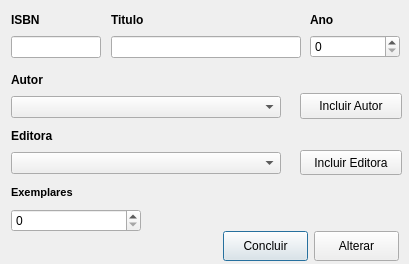
<?xml version="1.0" encoding="UTF-8"?>
<ui version="4.0">
 <class>frmCad_Livro</class>
 <widget class="QDialog" name="frmCad_Livro">
  <property name="geometry">
   <rect>
    <x>0</x>
    <y>0</y>
    <width>409</width>
    <height>264</height>
   </rect>
  </property>
  <property name="windowTitle">
   <string>Livro</string>
  </property>
  <widget class="QPushButton" name="concluirPushButton">
   <property name="geometry">
    <rect>
     <x>223</x>
     <y>231</y>
     <width>85</width>
     <height>30</height>
    </rect>
   </property>
   <property name="text">
    <string>Concluir</string>
   </property>
  </widget>
  <widget class="QPushButton" name="alterarPushButton">
   <property name="geometry">
    <rect>
     <x>314</x>
     <y>231</y>
     <width>85</width>
     <height>30</height>
    </rect>
   </property>
   <property name="text">
    <string>Alterar</string>
   </property>
  </widget>
  <widget class="QWidget" name="layoutWidget">
   <property name="geometry">
    <rect>
     <x>11</x>
     <y>10</y>
     <width>90</width>
     <height>48</height>
    </rect>
   </property>
   <layout class="QVBoxLayout" name="verticalLayout">
    <item>
     <widget class="QLabel" name="isbnLabel">
      <property name="font">
       <font>
        <weight>75</weight>
        <bold>true</bold>
       </font>
      </property>
      <property name="text">
       <string>ISBN</string>
      </property>
     </widget>
    </item>
    <item>
     <widget class="QLineEdit" name="isbnLineEdit"/>
    </item>
   </layout>
  </widget>
  <widget class="QWidget" name="layoutWidget">
   <property name="geometry">
    <rect>
     <x>111</x>
     <y>10</y>
     <width>190</width>
     <height>48</height>
    </rect>
   </property>
   <layout class="QVBoxLayout" name="verticalLayout_2">
    <item>
     <widget class="QLabel" name="tituloLabel">
      <property name="font">
       <font>
        <weight>75</weight>
        <bold>true</bold>
       </font>
      </property>
      <property name="text">
       <string>Titulo</string>
      </property>
     </widget>
    </item>
    <item>
     <widget class="QLineEdit" name="tituloLineEdit"/>
    </item>
   </layout>
  </widget>
  <widget class="QWidget" name="layoutWidget">
   <property name="geometry">
    <rect>
     <x>310</x>
     <y>10</y>
     <width>90</width>
     <height>48</height>
    </rect>
   </property>
   <layout class="QVBoxLayout" name="verticalLayout_3">
    <item>
     <widget class="QLabel" name="anoLabel">
      <property name="font">
       <font>
        <weight>75</weight>
        <bold>true</bold>
       </font>
      </property>
      <property name="text">
       <string>Ano</string>
      </property>
     </widget>
    </item>
    <item>
     <widget class="QSpinBox" name="anoSpinBox"/>
    </item>
   </layout>
  </widget>
  <widget class="QWidget" name="layoutWidget">
   <property name="geometry">
    <rect>
     <x>11</x>
     <y>70</y>
     <width>270</width>
     <height>48</height>
    </rect>
   </property>
   <layout class="QVBoxLayout" name="verticalLayout_4">
    <item>
     <widget class="QLabel" name="autorLabel">
      <property name="font">
       <font>
        <weight>75</weight>
        <bold>true</bold>
       </font>
      </property>
      <property name="text">
       <string>Autor</string>
      </property>
     </widget>
    </item>
    <item>
     <widget class="QComboBox" name="autorComboBox"/>
    </item>
   </layout>
  </widget>
  <widget class="QWidget" name="layoutWidget">
   <property name="geometry">
    <rect>
     <x>11</x>
     <y>126</y>
     <width>270</width>
     <height>48</height>
    </rect>
   </property>
   <layout class="QVBoxLayout" name="verticalLayout_5">
    <item>
     <widget class="QLabel" name="editoraLabel">
      <property name="font">
       <font>
        <weight>75</weight>
        <bold>true</bold>
       </font>
      </property>
      <property name="text">
       <string>Editora</string>
      </property>
     </widget>
    </item>
    <item>
     <widget class="QComboBox" name="editoraComboBox"/>
    </item>
   </layout>
  </widget>
  <widget class="QPushButton" name="incluirAutorPushButton">
   <property name="geometry">
    <rect>
     <x>300</x>
     <y>93</y>
     <width>102</width>
     <height>26</height>
    </rect>
   </property>
   <property name="text">
    <string>Incluir Autor</string>
   </property>
  </widget>
  <widget class="QPushButton" name="incluirEditoraPushButton">
   <property name="geometry">
    <rect>
     <x>300</x>
     <y>150</y>
     <width>102</width>
     <height>25</height>
    </rect>
   </property>
   <property name="text">
    <string>Incluir Editora</string>
   </property>
  </widget>
  <widget class="QWidget" name="">
   <property name="geometry">
    <rect>
     <x>11</x>
     <y>182</y>
     <width>130</width>
     <height>50</height>
    </rect>
   </property>
   <layout class="QVBoxLayout" name="verticalLayout_6">
    <item>
     <widget class="QLabel" name="label">
      <property name="font">
       <font>
        <pointsize>8</pointsize>
        <weight>75</weight>
        <bold>true</bold>
       </font>
      </property>
      <property name="text">
       <string>Exemplares</string>
      </property>
     </widget>
    </item>
    <item>
     <widget class="QSpinBox" name="exemplaresSpinBox"/>
    </item>
   </layout>
  </widget>
 </widget>
 <resources/>
 <connections/>
</ui>
